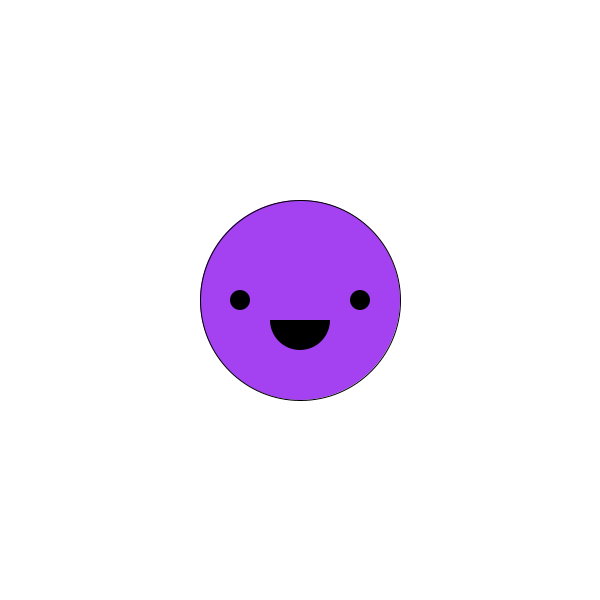
Frame 1 (no input)
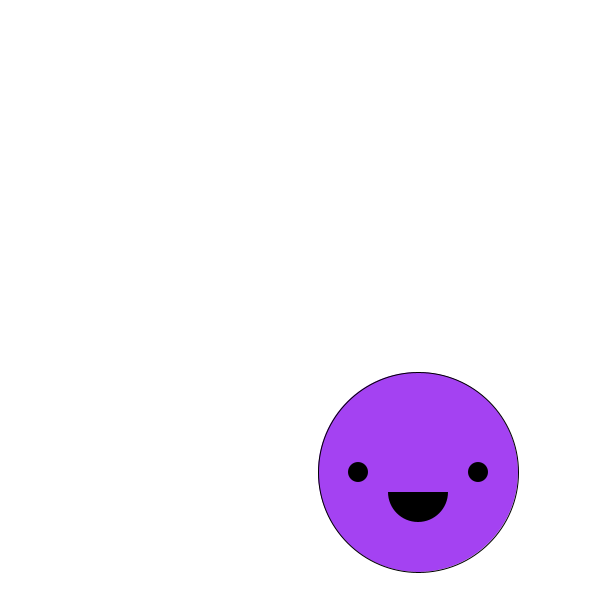
Frame 60 (the mouse pressed at the canvas centre just before this capture)
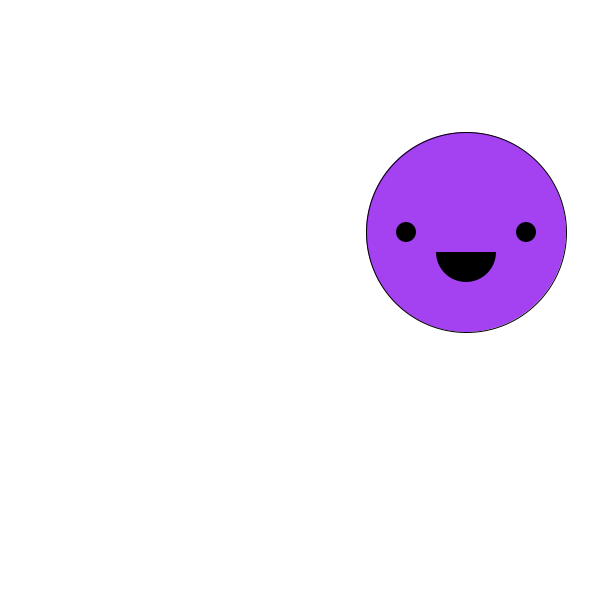
Frame 120 (the mouse held since frame 60 and released just before this capture)

The Processing sketch that drew these frames (run headless with seeded random() and noise(); from frame 60 on, the mouse is pressed at the canvas centre):

// Processing sketch: bouncingFace
// ── bouncingFace.pde
color c;
float x;
float speedX = 2;
float y;
float speedY = 4;
void setup() {
  //this is the size of the background
  size(600, 600);
  //this is the color of my background
  background(255);
  c = color(random(255), random(255), random(255));
  x = width/2;
  y = height/2;
}

void draw() {
  background(255);
  //character drawing
  //face
  fill(c);
  stroke(0);
  strokeWeight(1);
  ellipse(x, y, 200, 200);
  //eyes
  fill(0, 0, 0);
  noStroke();
  ellipse(x-60, y, 20, 20);
  ellipse(x+60, y, 20, 20);
  //mouth
  arc(x, y+20, 60, 60, 0, PI);
  //end character drawing
  
  //change position
  x = x + speedX;
  y = y + speedY;
  // check boundaries
  if (x>width-100 || x<0+100) {
    speedX=-speedX;
  }
  if (y>height-100 || y<0+100) {
    speedY=-speedY;
  }
}
